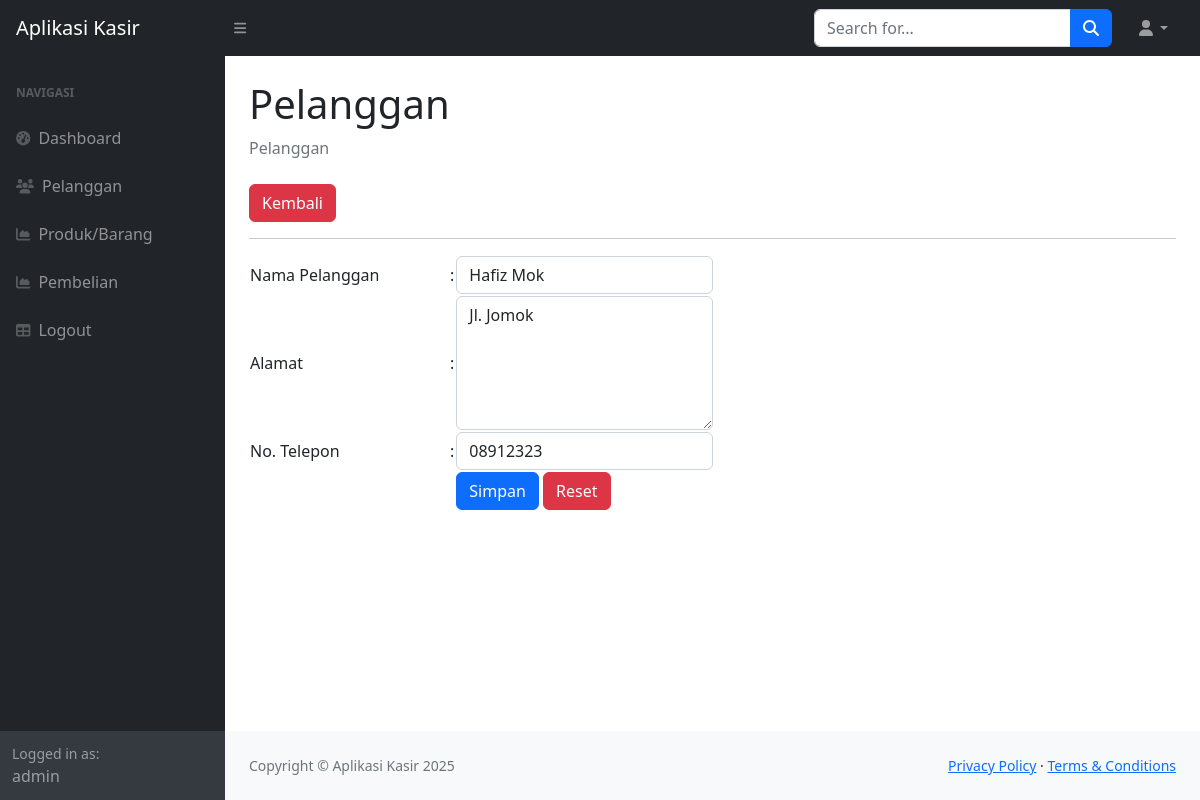
Screenshot of /index.php?page=pelanggan_ubah&&id=6 (signed in) with the database file from the repository.
### tables this page shows
CREATE TABLE `pelanggan` (
  `PelangganID` int(11) NOT NULL,
  `NamaPelanggan` varchar(255) DEFAULT NULL,
  `Alamat` text DEFAULT NULL,
  `NomorTelepon` varchar(15) DEFAULT NULL
);

### pelanggan_ubah.php (the view, shortened to what this page needs)
<?php
$id = $_GET['id'];
$query = mysqli_query($koneksi, "SELECT * FROM pelanggan WHERE PelangganID=$id");
$data = mysqli_fetch_array($query);
?>
<div class="container-fluid px-4">
    <h1 class="mt-4">Pelanggan</h1>
    <ol class="breadcrumb mb-4">
        <li class="breadcrumb-item active">Pelanggan</li>
    </ol>
    <a href="?page=pelanggan" class="btn btn-danger">Kembali</a>
    <hr>
    <form method="post">
        <table>
            <tr>
                <td width="200">Nama Pelanggan</td>
                <td width="1">:</td>
                <td><input class="form-control" value="<?php echo $data['NamaPelanggan']; ?>" type="text" name="nama_pelanggan"></td>
            </tr>
            <tr>
                <td>Alamat</td>
                <td>:</td>
                <td>
                    <textarea name="alamat" rows="5" class="form-control"><?php echo $data['Alamat']; ?></textarea>
                </td>
            </tr>
            <tr>
                <td>No. Telepon</td>
                <td>:</td>
                <td><input class="form-control" type="tel" value="<?php echo $data['NomorTelepon']; ?>" name="no_telepon"></td>
            </tr>
            <tr>
                <td></td>
                <td></td>
                <td>
                    <button type="submit" class="btn btn-primary">Simpan</button>
                    <button type="reset" class="btn btn-danger">Reset</button>
                </td>
            </tr>
        </table>
    </form>
</div>

### rows the page displays
pelanggan: nama_pelanggan "Hafiz Mok", alamat "Jl. Jomok", no_telepon "08912323"

### other values shown
$_SESSION['user']['nama'] "admin"
